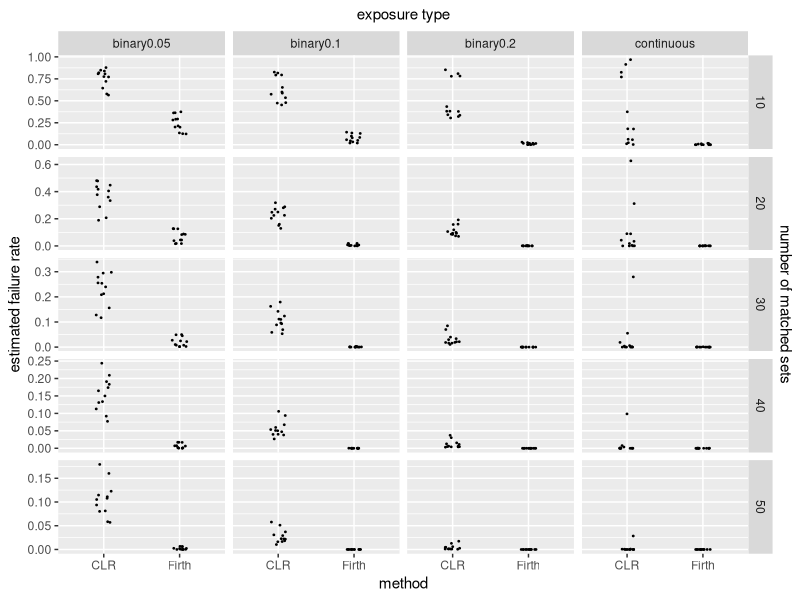
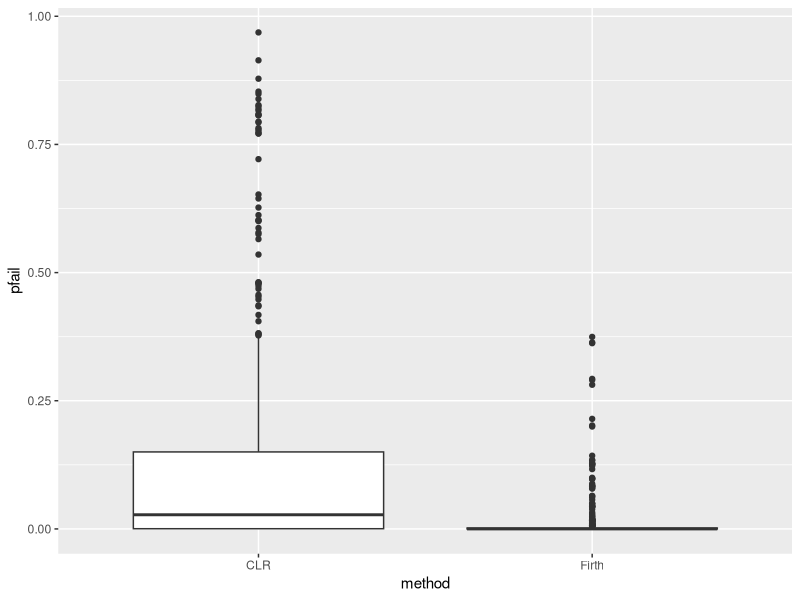
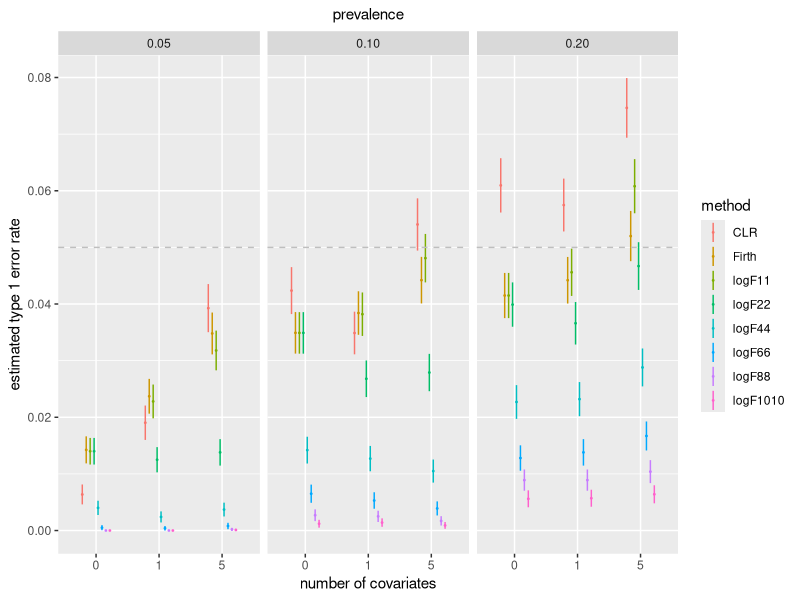
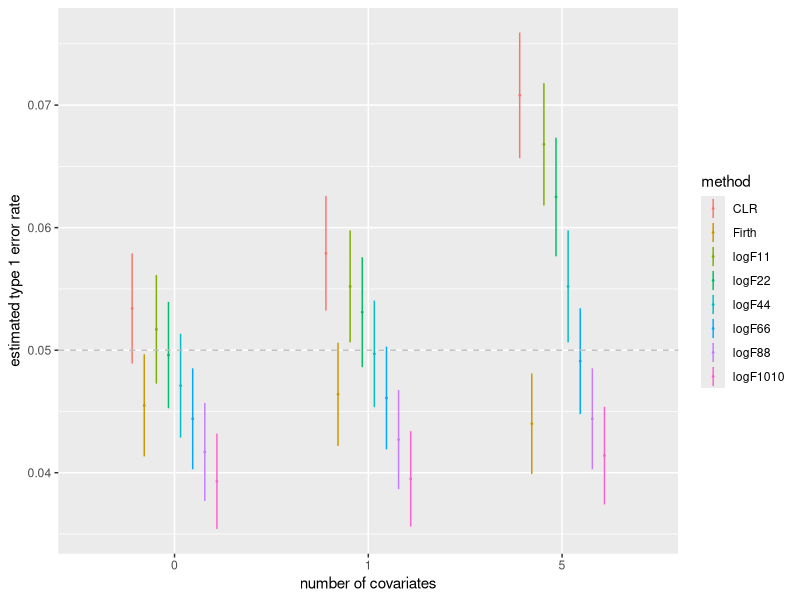
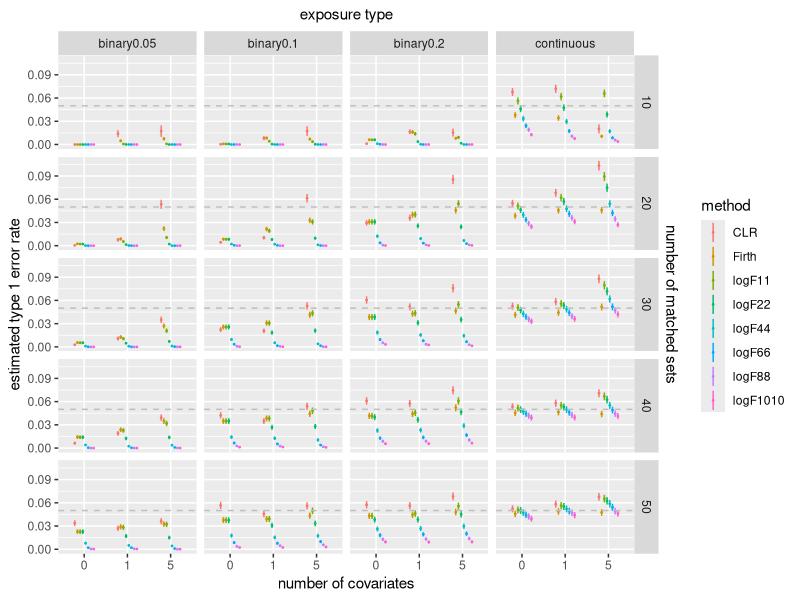
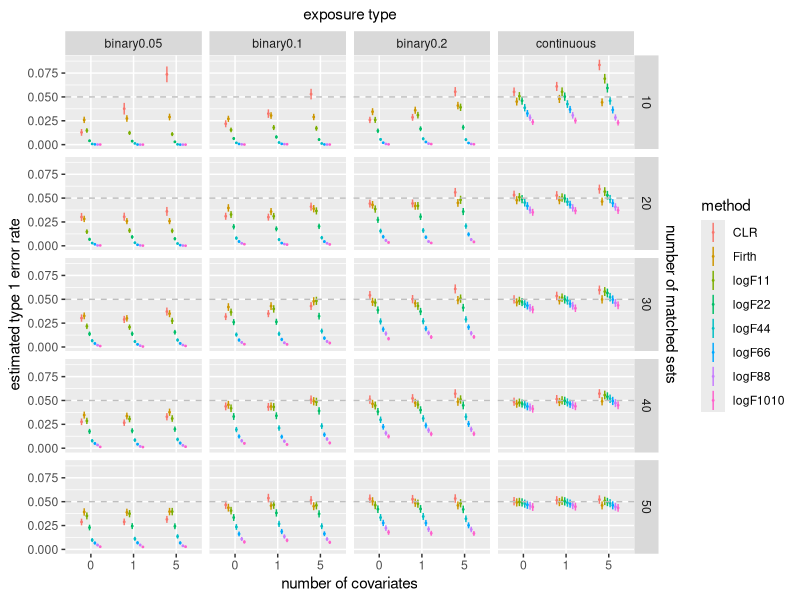
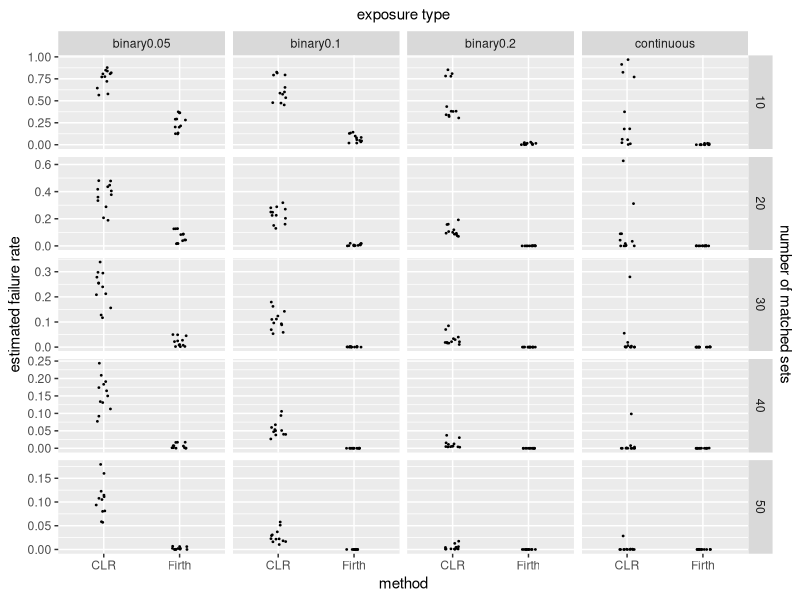
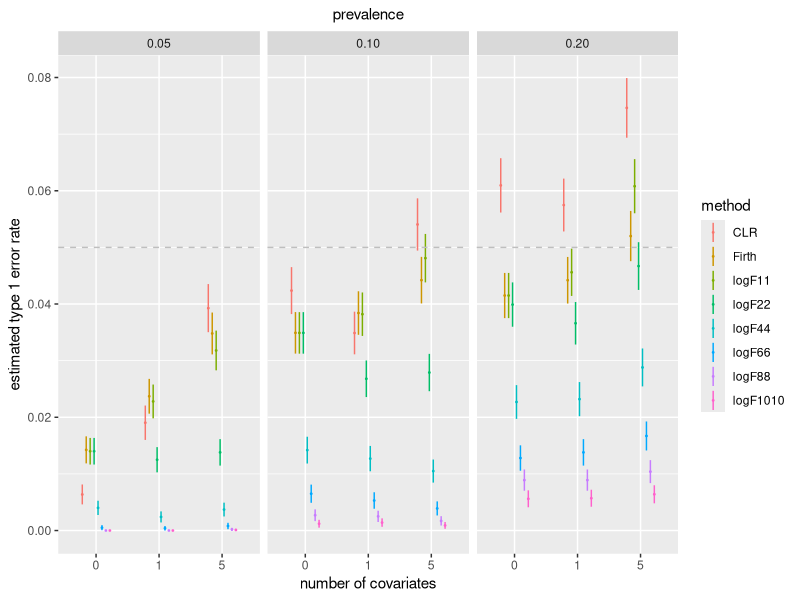

The R source for these figures, in order:
## ---- chunk 1
knitr::opts_chunk$set(echo = TRUE)
## ---- chunk 2
library(tidyverse)
library(xtable)
## ---- chunk 3
res <- read.table("simres.txt",header=TRUE)
# make sure simulation config parameters are all factors
for(col in c("method","ConCaseRatio","nmatch","exptype","beta","ncov")) {
  res[,col] <- factor(res[,col])
}
# Alphabetically the factor level "logF1010" of the method variable
# comes before the other logF's. Move this level to the end.
res$method <- fct_relevel(res$method,"logF1010",after=Inf)
## ---- chunk 4
fres <- filter(res,ConCaseRatio==1,
               method=="Firth"|method=="CLR")
# only CLR and Firth ever fail
fres <- droplevels(fres)
ggplot(fres,aes(x=method,y=pfail)) + #geom_boxplot() +
  facet_grid(nmatch~exptype) +
  scale_y_continuous(sec.axis = sec_axis(~ . , name = "number of matched sets",breaks = NULL,labels = NULL)) +
  geom_point(position=position_jitter(.1),size=.3) +
  facet_grid(nmatch~exptype,scale="free") + xlab("method")+ ylab("estimated failure rate") +
   ggtitle("exposure type") +
theme(plot.title = element_text(hjust = 0.5, size = 11))
ggsave(file="fail1.eps",device="eps")

#xt <- xtabs(pfail ~ nmatch + exptype,data=fres)
#xtable(cbind(xt),caption="Proportion of failed model fits for Firth-penalized CLR for different binary exposure prevalences. Results are shown for datasets comprised of 10 matched sets with 1:1 matching simulated under the null hypothesis of no exposure effect.",digits=4)
## ---- chunk 5
fres <- filter(res,method=="CLR"|method=="Firth")
ggplot(fres,aes(x=method,y=pfail)) + geom_boxplot()
## ---- chunk 6
pos.dodge <- 0.5
plotdat <- filter(res,ConCaseRatio==1,beta==0,nmatch==40,exptype!="continuous")
plotdat$exptype <- factor(droplevels(plotdat$exptype),
                          labels=c("0.05","0.10","0.20"))
ggplot(plotdat,aes(x=ncov,y=test.rej,color=method)) +
  geom_point(position=position_dodge(pos.dodge),size=.3) +
  geom_linerange(aes(ymin=test.rej-2*test.rej.se,ymax=test.rej+2*test.rej.se),
                 position=position_dodge(pos.dodge)) +
  geom_hline(yintercept=0.05, linetype="dashed", color = "grey") +
  facet_grid(~exptype)  +
  xlab("number of covariates")+ ylab("estimated type 1 error rate") +
  ggtitle("prevalence") +
theme(plot.title = element_text(hjust = 0.5, size = 11))
ggsave(file="t1e.eps",device="eps")
## ---- chunk 7
plotdat <- filter(res,ConCaseRatio==1,nmatch==40,beta==0,exptype=="continuous")
ggplot(plotdat,aes(x=ncov,y=test.rej,color=method)) +
  geom_point(position=position_dodge(pos.dodge),size=.3) +
  geom_linerange(aes(ymin=test.rej-2*test.rej.se,ymax=test.rej+2*test.rej.se),
                 position=position_dodge(pos.dodge)) +
  geom_hline(yintercept=0.05, linetype="dashed", color = "grey") +
  xlab("number of covariates")+ ylab("estimated type 1 error rate")
ggsave(file="t1e_cts.eps",device="eps")
## ---- chunk 8
good.test <- with(res,beta==0 & abs(test.rej-0.05) <= 2*test.rej.se)
gres <- res[good.test,
    c("method","ConCaseRatio","nmatch","exptype","ncov")]
gtab <- table(gres$method,gres$exptype)
rowlabs <- c("CLR","Firth","log-$F(1,1)$","log-$F(2,2)$","log-$F(4,4)$","log-$F(6,6)$","log-$F(8,8)$","log-$F(10,10)$")
collabs <- c("Binary, prev. 0.05","Binary, prev. 0.10","Binary, prev. 0.20","continuous, N(0,1)")
dimnames(gtab) <- list(rowlabs,collabs)
biased.test <- with(res,beta==0 & test.rej-2*test.rej.se > 0.05)
biased.test[is.na(biased.test)] <- FALSE
bres <- res[biased.test,
    c("method","ConCaseRatio","nmatch","exptype","ncov")]
btab<-table(bres$method,bres$exptype)
dimnames(gtab) <- list(rowlabs,collabs)
write(biased.test,file="simresBiasedtestRes.txt")
cons.test <- with(res,beta==0 & test.rej+2*test.rej.se < 0.05)
cons.test[is.na(cons.test)] <- FALSE
cres <- res[cons.test,
    c("method","ConCaseRatio","nmatch","exptype","ncov")]
ctab <- table(cres$method,cres$exptype)
dimnames(gtab) <- list(rowlabs,collabs)
## ---- chunk 9
library(xtable)
xtable(gtab,caption="Tests that control type 1 error. For each test and exposure type the table shows the count of simulation configurations (out of 30) in which the estimated type 1 error rate of the tests was within simulation error of the nominal 5%. For each exposure type the 30 simulation configurations are 2 case/control ratios by 5 numbers of matched sets by 3 numbers of covariates.")
## ---- chunk 10
xtable(btab,caption="Biased tests. For each test and exposure type the table shows the count of simulation configurations (out of 30) in which the estimated type 1 error rate of the tests was greater than simulation error above the nominal 5%. For each exposure type the 30 simulation configurations are 2 case/control ratios by 5 numbers of matched sets by 3 numbers of covariates.")
## ---- chunk 11
xtable(ctab,caption="Conservative tests. For each test and exposure type the table shows the count of simulation configurations (out of 30) in which the estimated type 1 error rate of the tests was more than simulation error below the nominal 5%. For each exposure type the 30 simulation configurations are 2 case/control ratios by 5 numbers of matched sets by 3 numbers of covariates.")
## ---- chunk 12
for(bb in c(0,0.5,1,1.5)){
out <- NULL
for(ee in c("binary0.05","binary0.1","binary0.2","continuous")) {
faildat1 <- filter(res,ConCaseRatio==1,beta==bb,exptype==ee) 
ftab1 <- xtabs(pfail ~ nmatch+ncov+method,data=faildat1)
out <- rbind(out,round(cbind(ftab1[,,1],NA,ftab1[,,2]),4))
}
print(xtable(out,caption=paste0("Proportion of failed model fits for unpenalized conditional logistic regression (CLR) and Firth-penalized CLR for different exposure types, numbers of covariates and numbers of matched sets. Results are for 1:1 matching and $\\beta$ = ",bb,"."),digits=4))
}
## ---- chunk 13
for(bb in c(0,0.5,1,1.5)){
out <- NULL
for(ee in c("binary0.05","binary0.1","binary0.2","continuous")) {
faildat1 <- filter(res,ConCaseRatio==4,beta==bb,exptype==ee) 
ftab1 <- xtabs(pfail ~ nmatch+ncov+method,data=faildat1)
out <- rbind(out,round(cbind(ftab1[,,1],NA,ftab1[,,2]),4))
}
print(xtable(out,caption=paste0("Proportion of failed model fits for unpenalized conditional logistic regression (CLR) and Firth-penalized CLR for different exposure types, numbers of covariates and numbers of matched sets. Results are for 1:4 matching and $\\beta$ = ",bb,"."),digits=4))
}
## ---- chunk 14
indConfig <- res$ConCaseRatio==1 & res$nmatch==10 & 
  res$exptype=="binary0.05" & res$beta==0 & res$ncov==0
res[indConfig,]
## ---- chunk 15
pos.dodge <- 0.5
filter(res,ConCaseRatio==1,beta==0) %>%
  ggplot(aes(x=ncov,y=test.rej,color=method)) +
  scale_y_continuous(sec.axis = sec_axis(~ . , name = "number of matched sets",breaks = NULL,labels = NULL)) +
  geom_point(position=position_dodge(pos.dodge),size=.3) +
  geom_linerange(aes(ymin=test.rej-2*test.rej.se,ymax=test.rej+2*test.rej.se),
                 position=position_dodge(pos.dodge)) +
  geom_hline(yintercept=0.05, linetype="dashed", color = "grey") +
  facet_grid(nmatch~exptype) + xlab("number of covariates")+ ylab("estimated type 1 error rate") +
   ggtitle("exposure type") +
theme(plot.title = element_text(hjust = 0.5, size = 11))
ggsave(file="t1e_1to1.eps",device="eps")
## ---- chunk 16
filter(res,ConCaseRatio==4,beta==0) %>%
  ggplot(aes(x=ncov,y=test.rej,color=method)) +
  scale_y_continuous(sec.axis = sec_axis(~ . , name = "number of matched sets",breaks = NULL,labels = NULL)) +
  geom_point(position=position_dodge(pos.dodge),size=.3) +
  geom_linerange(aes(ymin=test.rej-2*test.rej.se,ymax=test.rej+2*test.rej.se),
                 position=position_dodge(pos.dodge)) +
  geom_hline(yintercept=0.05, linetype="dashed", color = "grey") +
  facet_grid(nmatch~exptype) + xlab("number of covariates")+ ylab("estimated type 1 error rate") +
   ggtitle("exposure type") +
theme(plot.title = element_text(hjust = 0.5, size = 11))
ggsave(file="t1e_1to4.eps",device="eps")
